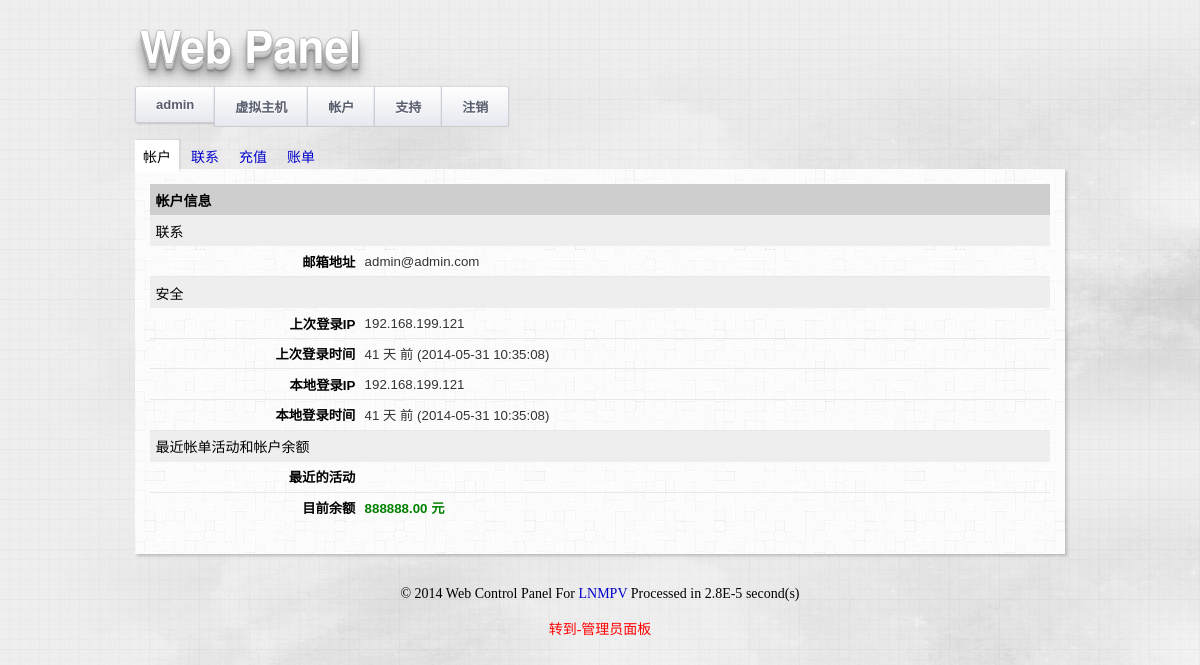
The app's page /account.php (signed in) with its own data.
### tables this page shows
CREATE TABLE IF NOT EXISTS `users_extension` (
  `UserID` int(11) NOT NULL,
  `credit` double NOT NULL,
  `companyname` varchar(255) DEFAULT NULL,
  `email` varchar(255) DEFAULT NULL,
  `firstname` varchar(255) DEFAULT NULL,
  `lastname` varchar(255) DEFAULT NULL,
  `address1` varchar(255) DEFAULT NULL,
  `address2` varchar(255) DEFAULT NULL,
  `city` varchar(255) DEFAULT NULL,
  `state` varchar(255) DEFAULT NULL,
  `zip` varchar(255) DEFAULT NULL,
  `country` varchar(255) DEFAULT NULL,
  `phone1` varchar(255) DEFAULT NULL,
  `phone2` varchar(255) DEFAULT NULL,
  `qq` varchar(255) DEFAULT NULL,
  `regdate` datetime DEFAULT NULL,
  `regip` varchar(255) DEFAULT NULL,
  `lastlogindate` datetime DEFAULT NULL,
  `lastloginip` varchar(255) DEFAULT NULL
);

### lang/zh-cn.php (called while the page is built, shortened)
<?php
$lang['access_denied'] = '访问被拒绝';
$lang['access_denied_text'] = '很抱歉，你没有足够的权限访问这个对象或执行此操作。';
$lang['access_denied_hint'] = '如果你认为这是错误的，请 <a href="support_ticket_new.php">提交Ticket</a> 联系技术支持。';
$lang['username'] = '用户名';
$lang['password'] = '密码';
$lang['input_username'] = '请输入您的用户名.';
$lang['input_password'] = '请输入您的帐户密码.';
$lang['login'] = '登录';
$lang['register'] = '注册';
$lang['cookies_must_be_enabled'] = '必须启用Cookie';
$lang['forgot_username'] = '忘记用户名';
$lang['forgot_password'] = '忘记密码';
$lang['forgot_username_hint'] = '请输入您帐户的电子邮箱地址。 我们将会通过邮件通知你任何匹配的用户名。';
$lang['forgot_password_hint'] = '请提供您的用户名。我们将向您发送一封电子邮件，其中包含进一步的说明。';
$lang['input_email'] = '请输入您的邮箱地址.';
$lang['submit'] = '提交';
$lang['back_to_login'] = '返回登陆';
$lang['my_profile'] = '我的信息';
$lang['log_out'] = '注销';
$lang['admin_panel'] = '管理员面板';
$lang['user_panel'] = '用户面板';
$lang['vhost'] = '虚拟主机';
$lang['vhosts'] = '虚拟主机';
$lang['ssh'] = 'SSH';
$lang['cdn'] = 'CDN';
$lang['dns'] = 'DNS';
$lang['users'] = '用户';
$lang['billing'] = '账单';
$lang['statistics'] = '统计';
$lang['vps'] = 'VPS';
$lang['account'] = '帐户';
$lang['support'] = '支持';
$lang['tools'] = '工具';
$lang['blog'] = '官方博客';
$lang['language'] = '语言';
$lang['save_language_setting'] = '保存语言设置';
$lang['theme'] = '主题';
$lang['save_theme_setting'] = '保存主题设置';
$lang['change_password'] = '更改密码';
$lang['new_password'] = '新密码';
$lang['email'] = '邮箱';
$lang['current_email'] = '当前邮箱';
$lang['new_email'] = '新邮箱';
$lang['change_email'] = '更改邮箱';
$lang['referrals'] = '推介';
$lang['description'] = '说明';
$lang['your_referral_url'] = '您的推介链接';
$lang['api_key'] = 'API 密钥';
$lang['generate_a_new_api_password'] = '生成一个新的API密钥';
$lang['account'] = '帐户';
$lang['contact_info'] = '联系';
$lang['make_a_payment'] = '充值';
$lang['billing_history'] = '账单';
$lang['no_contact_details'] = '您还未填写详细的联系方式，请尽快补全您的联系信息。';
$lang['account_information'] = '帐户信息';
$lang['contact'] = '联系';
$lang['address'] = '地址';
$lang['email_addr'] = '邮箱地址';
$lang['security'] = '安全';
$lang['last_login_ip'] = '上次登录IP';

### function.php (called while the page is built, shortened)
<?php
function money($n){
	return sprintf ("%01.2f", is_numeric($n)?$n:0);
}
function timediff2($begin_time,$end_time,$lang)
{
    if($begin_time < $end_time){
       $starttime = $begin_time;
       $endtime = $end_time;
    }
    else{
       $starttime = $end_time;
       $endtime = $begin_time;
    }
    $timediff = $endtime-$starttime;
    $days = intval($timediff/86400);
    $remain = $timediff%86400;
    $hours = intval($remain/3600);
    $remain = $remain%3600;
    $mins = intval($remain/60);
    $secs = $remain%60;
    $res = array("day" => $days,"hour" => $hours,"min" => $mins,"sec" => $secs);
	$time_format = '';
	if ($res['day'])
	{
		$time_format .= $res['day'].' '.$lang['datetime_day'];
		if ($res['day'] > 1)
			$time_format .= $lang['datetime_plural'];
	} elseif ($res['hour']) {
		$time_format .= $res['hour'].' '.$lang['datetime_hour'];
		if ($res['hour'] > 1)
			$time_format .= $lang['datetime_plural'];
	} elseif ($res['min']) {
		$time_format .= $res['min'].' '.$lang['datetime_minute'];
		if ($res['min'] > 1)
			$time_format .= $lang['datetime_plural'];
	} elseif ($res['sec']) {
		$time_format .= $res['sec'].' '.$lang['datetime_second'];
		if ($res['sec'] > 1)
			$time_format .= $lang['datetime_plural'];
	}
	if ($time_format)
		$time_format .= ' '.$lang['datetime_ago'];
	else
		$time_format = $lang['datetime_now'];
	return $time_format;
}

### account.php (the view, shortened to what this page needs)
<?php
@include_once("header.php");
@include_once("function.php");
$result = mysql_query("select * FROM users_extension WHERE UserID=".$_SESSION['UserID']);
$row = mysql_fetch_array($result);
?>
<div id="page">
	<table class="list">
		<tr>
			<th colspan="3"><?php echo $lang['account_information']; ?></th>
		</tr>
		<tr class="list_head">
			<td colspan="3"><?php echo $lang['contact']; ?></td>
		</tr>
		<tr class="list_entry">
			<td class="table_form_header"><?php echo $lang['email_addr']; ?></td>
			<td><?php echo $row['email']; ?></td>
			<td class="hint"></td>
		</tr>
		<?php if (@$_SESSION['lastloginip'] != '') { ?>
		<tr class="list_head">
			<td colspan="3"><?php echo $lang['security']; ?></td>
		</tr>
		<?php if (@$_SESSION['lastloginip'] != '') { ?>
		<tr class="list_entry">
			<td class="table_form_header"><?php echo $lang['last_login_ip']; ?></td>
			<td><?php echo @$_SESSION['lastloginip']; ?></td>
			<td class="hint"></td>
		</tr>
		<tr class="list_entry">
			<td class="table_form_header"><?php echo $lang['last_login_time']; ?></td>
			<td><?php echo @(timediff2(strtotime($_SESSION['lastlogindate']),strtotime(date("Y-m-d g:i:s a")),$lang).' ('.$_SESSION['lastlogindate'].') '); ?></td>
			<td class="hint"></td>
		</tr>
		<?php } ?>
		<tr class="list_entry">
			<td class="table_form_header"><?php echo $lang['current_login_ip']; ?></td>
			<td><?php echo $row['lastloginip']; ?></td>
			<td class="hint"></td>
		</tr>
		<tr class="list_entry">
			<td class="table_form_header"><?php echo $lang['current_login_time']; ?></td>
			<td><?php echo (timediff2(strtotime($row['lastlogindate']),strtotime(date("Y-m-d g:i:s a")),$lang).' ('.$row['lastlogindate'].') '); ?></td>
			<td class="hint"></td>
		</tr>
		<?php } ?>
		<tr class="list_head">
			<td colspan="3"><?php echo $lang['recent_billing_activity_and_account_balance']; ?></td>
		</tr>
		<tr class="list_entry">
			<td class="table_form_header"><?php echo $lang['recent_activity']; ?></td>
			<td colspan="2">
			</td>
		</tr>
		<tr class="list_entry">
			<td class="table_form_header"><?php echo $lang['current_balance']; ?></td>
			<td>
					<span style="color: green; font-weight: bold"><?php echo money($row['credit']); ?><?php echo $lang['currency_symbol']; ?></span><br>
			</td>
			<td></td>
		</tr>
	</table>
	<br>
</div>
<?php @include_once("footer.php") ?>

### css/manager.css (style rules this page uses)
@media screen and (-webkit-min-device-pixel-ratio:0) { #page { background-color:RED; } }
body { background:url(../images/container-background.jpg); color:#000; margin:0px; text-align:center; }
#page { background:url(../images/light_wool.png); text-align:left; margin:0px auto; padding:15px 15px 15px 15px; width:900px; font-family:arial,helvetica,sans-serif; font-size:15px; box-shadow:2px 2px 3px rgba(0, 0, 0, 0.2); -moz-box-shadow:2px 2px 3px rgba(0, 0, 0, 0.2); -khtml-box-shadow:2px 2px 3px rgba(0, 0, 0, 0.2); -webkit-box-shadow:2px 2px 3px rgba(0, 0, 0, 0.2); }
.list { width:100%; border-spacing:5px; border-collapse:collapse; color:#333; font-size:14px; }
.list th { background-color: #CECECE; text-align:left; color:black; padding:0.4em 0.3em 0.4em 0.4em; font-weight:700; font-size:14px; }
.list td { padding:0.4em 0.3em 0.4em 0.4em; }
.list_head { background-color:#eee; color:black; font-size:14px; font-weight:500; }
.list_entry { border-bottom:1px solid #e8e8e8; font-size:13.3px; }
.list_entry:last-child, .list_entry_alt:last-child { border-bottom:0px; }
.table_form_header { width:200px; color:#000; font-weight:bold; text-align:right; }
.hint { font-size:12px; color:#777; }

### records on screen
users_extension: email "admin@admin.com", lastloginip "192.168.199.121", lastlogindate "2014-05-31 10:35:08", credit "888888.00"

### other values on screen
$PanelName "Web"
$PanelSubName "Panel"
$_SESSION['username'] "admin"
$lang['vhosts'] "虚拟主机"
$lang['account'] "帐户"
$lang['support'] "支持"
$lang['log_out'] "注销"
$lang['contact_info'] "联系"
$lang['make_a_payment'] "充值"
$lang['billing_history'] "账单"
$lang['account_information'] "帐户信息"
$lang['contact'] "联系"
$lang['email_addr'] "邮箱地址"
$lang['security'] "安全"
$lang['last_login_ip'] "上次登录IP"
